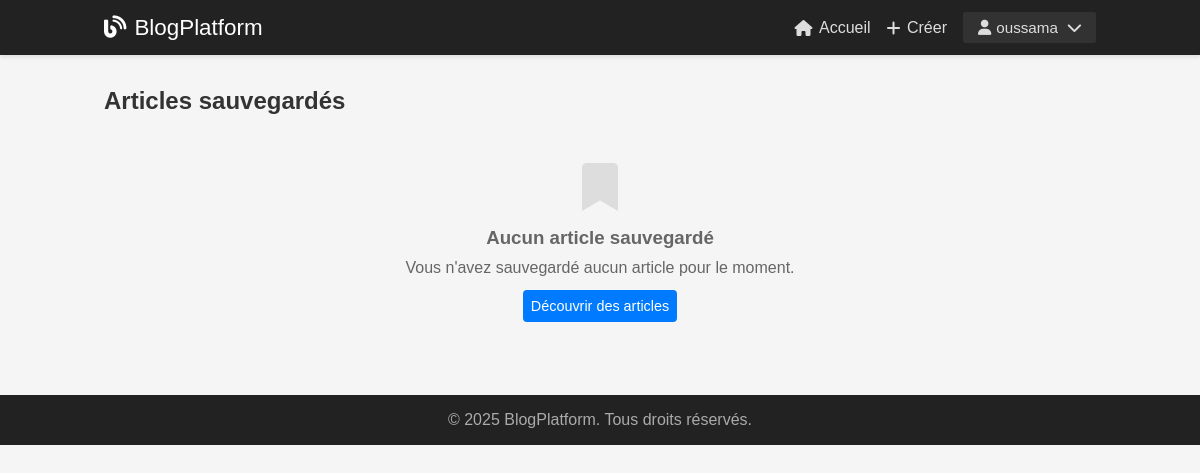
/saved-articles (signed in), run on an earlier commit of the app's database.
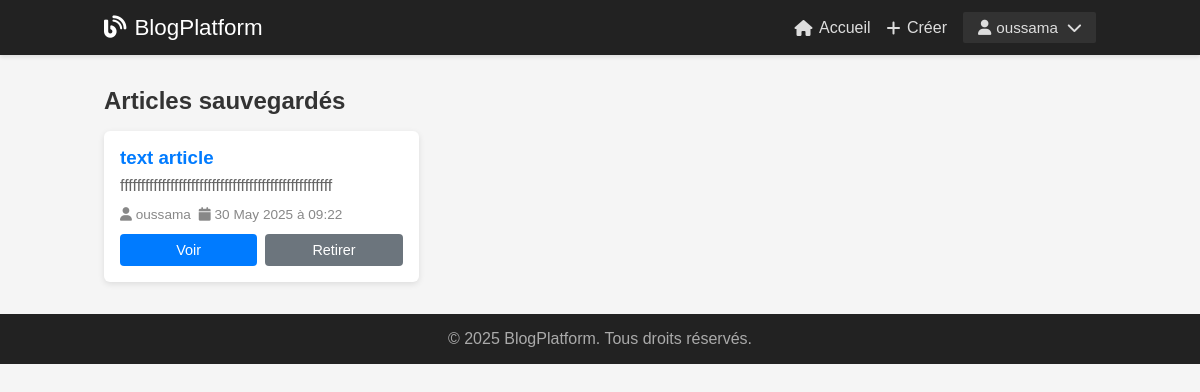
And on a later commit of the database.
### tables this page shows
CREATE TABLE users (
                id INTEGER PRIMARY KEY AUTOINCREMENT,
                username TEXT UNIQUE NOT NULL,
                email TEXT UNIQUE NOT NULL,
                password_hash TEXT NOT NULL,
                created_at TIMESTAMP DEFAULT CURRENT_TIMESTAMP
            );

CREATE TABLE articles (
                id INTEGER PRIMARY KEY AUTOINCREMENT,
                title TEXT NOT NULL,
                content TEXT NOT NULL,
                image_url TEXT,
                author_id INTEGER NOT NULL,
                created_at TIMESTAMP DEFAULT CURRENT_TIMESTAMP,
                updated_at TIMESTAMP DEFAULT CURRENT_TIMESTAMP,
                FOREIGN KEY (author_id) REFERENCES users (id)
            );

### main.py (the view)
@app.route("/saved-articles")
def saved_articles():
    user = get_current_user()
    if not user:
        return redirect(url_for("login"))
    articles = db.get_saved_articles(user["id"])
    return render_template(
        "user/saved_articles.html",
        title="Articles sauvegardés - Blog Platform",
        user=user,
        articles=articles
    )

### database.py (called while the page is built)
    def get_connection(self):
        conn = sqlite3.connect(self.db_path)
        conn.row_factory = sqlite3.Row
        return conn

    def get_saved_articles(self, user_id):
        conn = self.get_connection()
        cursor = conn.cursor()
        cursor.execute('''
            SELECT a.*, u.username as author_name,
                   (SELECT COUNT(*) FROM likes WHERE article_id = a.id) as likes_count,
                   (SELECT COUNT(*) FROM comments WHERE article_id = a.id) as comments_count
            FROM articles a
            JOIN users u ON a.author_id = u.id
            JOIN saved_articles s ON a.id = s.article_id
            WHERE s.user_id = ?
            ORDER BY s.created_at DESC
        ''', (user_id,))
        articles = cursor.fetchall()
        conn.close()
        return [dict(article) for article in articles]

### main.py (called while the page is built)
@app.template_filter('truncate')
def truncate_filter(text, length=100):
    if not text:
        return ""
    text = str(text)
    if len(text) <= length:
        return text
    return text[:length].rstrip() + "..."

def get_current_user():
    sid = request.cookies.get("session_id")
    return session_mgr.get_user(sid) if sid else None

### templates/user/saved_articles.html (shortened to what this page needs)
{% extends "base.html" %}
{% block content %}
<h2>Articles sauvegardés</h2>
{% if articles %}
<div class="article-list">
    {% for a in articles %}
    <div class="article-card">
        <h3>
            <a href="/article/{{ a.id }}">{{ a.title }}</a>
        </h3>
        <p>{{ a.content|truncate(150) }}</p>
        <div class="article-meta">
            <span><i class="fas fa-user"></i> {{ a.author_name }}</span>
            <span><i class="fas fa-calendar"></i> {{ a.created_at|format_date }}</span>
        </div>
        <div class="article-actions">
            <a href="/article/{{ a.id }}" class="btn btn-primary">Voir</a>
            <button class="btn btn-secondary btn-unsave" data-id="{{ a.id }}">
                Retirer
            </button>
        </div>
    </div>
    {% endfor %}
</div>
{% else %}
<div class="empty-state">
    <i class="fas fa-bookmark fa-3x"></i>
    <h3>Aucun article sauvegardé</h3>
    <p class="empty-desc">Vous n'avez sauvegardé aucun article pour le moment.</p>
    <a href="/" class="btn btn-primary">Découvrir des articles</a>
</div>
{% endif %}
{% endblock %}

### templates/partials/navbar.html (shortened to what this page needs)
<header class="header">
    <nav class="navbar">
        <a href="/" class="logo"><i class="fas fa-blog"></i>BlogPlatform</a>
        <div class="nav-menu" id="navMenu">
            <a href="/" class="nav-link"><i class="fas fa-home"></i>Accueil</a>
            {% if user %}
            <a href="/create-article" class="nav-link"><i class="fas fa-plus"></i>Créer</a>
            <div class="nav-dropdown" id="userDropdown">
                <button class="nav-dropdown-btn">
                    <i class="fas fa-user"></i>{{ user.username }} <i class="fas fa-chevron-down"></i>
                </button>
            </div>
            {% else %}
            <a href="/login" class="nav-link"><i class="fas fa-sign-in-alt"></i>Connexion</a>
            <a href="/register" class="nav-link btn-primary"><i class="fas fa-user-plus"></i>Inscription</a>
            {% endif %}
        </div>
    </nav>
</header>

What changed in the data, as far as the page shows it:
now on this page (row unchanged): users: username "oussama"
added articles: title "text article", content "fffffffffffffffffffffffffffffffffffffffffffffffffff", author_name "oussama", created_at "30 May 2025 à 09:22"
Also different on the page:
{{ user.username }}: "oussama" → (not shown)
text no longer shown: "Aucun article sauvegardé Vous n'avez sauvegardé aucun article pour le moment. Découvrir des articles"
